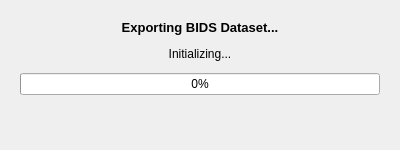
<?xml version="1.0" encoding="UTF-8"?>
<ui version="4.0">
 <class>ProgressDialog</class>
 <widget class="QDialog" name="ProgressDialog">
  <property name="geometry">
   <rect>
    <x>0</x>
    <y>0</y>
    <width>400</width>
    <height>150</height>
   </rect>
  </property>
  <property name="windowTitle">
   <string>Loading Dataset</string>
  </property>
  <property name="modal">
   <bool>true</bool>
  </property>
  <layout class="QVBoxLayout" name="verticalLayout">
   <property name="spacing">
    <number>12</number>
   </property>
   <property name="leftMargin">
    <number>20</number>
   </property>
   <property name="topMargin">
    <number>20</number>
   </property>
   <property name="rightMargin">
    <number>20</number>
   </property>
   <property name="bottomMargin">
    <number>20</number>
   </property>
   <item>
    <widget class="QLabel" name="titleLabel">
     <property name="text">
      <string>Exporting BIDS Dataset...</string>
     </property>
     <property name="alignment">
      <set>Qt::AlignCenter</set>
     </property>
     <property name="font">
      <font>
       <pointsize>10</pointsize>
       <weight>75</weight>
       <bold>true</bold>
      </font>
     </property>
    </widget>
   </item>
   <item>
    <widget class="QLabel" name="messageLabel">
     <property name="text">
      <string>Initializing...</string>
     </property>
     <property name="alignment">
      <set>Qt::AlignCenter</set>
     </property>
    </widget>
   </item>
   <item>
    <widget class="QProgressBar" name="progressBar">
     <property name="value">
      <number>0</number>
     </property>
     <property name="textVisible">
      <bool>true</bool>
     </property>
    </widget>
   </item>
   <item>
    <spacer name="verticalSpacer">
     <property name="orientation">
      <enum>Qt::Vertical</enum>
     </property>
     <property name="sizeHint" stdset="0">
      <size>
       <width>20</width>
       <height>40</height>
      </size>
     </property>
    </spacer>
   </item>
  </layout>
 </widget>
 <resources/>
 <connections/>
</ui>
